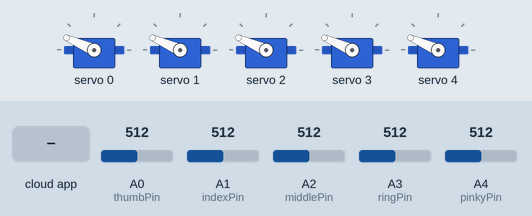
This sketch was run on a simulated Arduino Uno, built for the host (arithmetic inside an expression is 32-bit, double 64-bit). On the bench: 5 × servo. The inputs (shaded band) are chosen by the test bench; at power-on: A0 (thumbPin) = 512, A1 (indexPin) = 512, A2 (middlePin) = 512, A3 (ringPin) = 512, A4 (pinkyPin) = 512. WiFi joins after 1.5 s; servers stay silent unless stated; the ROS host is connected and sends only what is stated.

Above: at 4.1 s.
At 7.9 s:
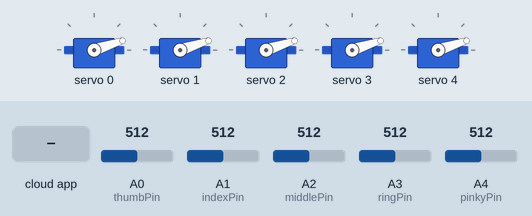
8.0 s: the phone or cloud app sets robot_hand_command to 0
At 8.92 s:
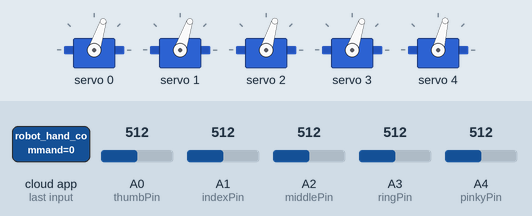
Timing chart, 0 to 11.2 s (numbered marks = the images above; inputs shaded):
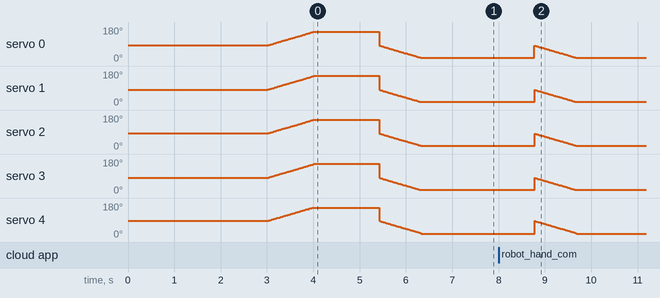

The sketch:

robot-hand-ros.ino
```cpp
/******************************************************************************
 * Robot Hand Ros
 *
 * Version 1.0
 * Date: 12/17/20
 * Author: Nikolai Tiong
 *
 * Robot Hand Ros is the sketch that runs on the Adafruit Feather M0 attached
 * to the robot hand. It has an Adafruit ethernet shield mounted on top and is
 * connected to an Adafruit PWM controller via the I2C ports. Analog pins 0-4
 * are connected to the servos controlling the fingers and are set to thumb,
 * index, middle, ring, pinky respectively. The ethernet shield uses SPI.
 *
 * This program is in 2 sections: controlling the servo motors and the ROS
 * nodes sending and receiving messages about the servos.
 * There are two ROS nodes, a subscriber - robot_hand_command which receives
 * messages from the Python script robot_hand_command.py. It receives a
 * message of the form "aaa bbb ccc ddd eee" which correspond to 3 digit
 * numbers for each finger. These numbers tell where to move the servos.
 * The current operating range is 150-440 where 150 is open and 440 is closed.
 * If the servos are replaced with different models, these numbers may change
 * or even be reversed.
 *
 * The second ROS node is a subscriber - robot_hand_position which constructs
 * a message out of the current position of each servo and sends it to the
 * Python script robot_hand_position.py.
 *
 * Controlling the servos is done by first making sure the values sent are
 * in the valid range: if a number is below 150, it will be set to 150, if
 * above 440, it's set to 440. Going beyond these values will probably damage
 * the servos.
 *
 * Once that is done the direction to move is calculated based on where the
 * servos are at currently. A positive value means that finger needs to open
 * while a negative closes the finger. This value is used to also determine
 * how many PWM pulses are needed to get to the destination. All 5 fingers are
 * moved in one loop to ensure all move at the same time. There is a delay()
 * in between each looping to control the speed of movement. Currently this is
 * fixed but should be modified in the future to allow the speed to be
 * controlled in ROS.
 *
 * Upon startup, the hand goes through a close and open routine.
 * The sketch doesn't use Serial output when connected to the power box on the
 * FANUC arm. There are commented out serial statements that can be used when
 * connecting the hand directly to a PC for diagnostics or development on this
 * sketch.
 *
 * How to use:
 *    Make sure the robot hand is powered on and connected to the network that
 *    the system running ROS is on - ping the IP address of the hand.
 *    Open a terminal window on the system running ROS
 *    Type "roscore"
 *    Open another terminal window and type:
 *       "rosrun rosserial_python serial_node.py tcp"
 *    Open another terminal window and navigate to the folder this script is in
 *    and type "python robot_hand_command.py"
 *    The topic robot_hand_command will be published and messages should appear
 *    on the rosrun window.
 *    Open another terminal window, navigate to the folder containing
 *    robot_hand_position.py and type "python robot_hand_position"
 *    The position of the fingers will be reported here after every command
 *    is finished processing movement.
 *
 * To Do:
 *    Modify the message so that a speed parameter can be sent for each finger.
 *    This will require modifying the finger movement loop as well.
 *
 *    Eliminate the repetitiveness of the program by writing a separate
 *    function for the movement and sending the finger pin and direction.
 *
 *****************************************************************************/


/* Hand Stuff
 *
 */
#include <Wire.h>
// Adafruit PWM Servo Library
#include <Adafruit_PWMServoDriver.h>
#include <SPI.h>
// Definitions and global variables
// Values for PWM
#define THUMB  0
#define INDEX  1
#define MIDDLE 2
#define RING   3
#define PINKY  4

// Creating the pwm object that will controll the speed of each robot finger later on
Adafruit_PWMServoDriver pwm = Adafruit_PWMServoDriver();

// analogRead() pins
int pinkyPin = A4;
int ringPin = A3;
int middlePin = A2;
int indexPin = A1;
int thumbPin = A0;
int currentThumbPos, currentIndexPos, currentMiddlePos, currentRingPos, currentPinkyPos;
int analogThumb, analogIndex, analogMiddle, analogRing, analogPinky;

// Change these to the calibrated values for each servo
double analogThumbMultiplier = 0.6;
int analogThumbShifter = -22;
double analogIndexMultiplier = 0.59;
int analogIndexShifter = -20;
double analogMiddleMultiplier = 0.6;
int analogMiddleShifter = -22;
double analogRingMultiplier = 0.59;
int analogRingShifter = -21;
double analogPinkyMultiplier = 0.61;
int analogPinkyShifter = -21;

// These are typical values for the servos to be in for open and closed
// They will need to be adjusted if a value doesn't open or close all the way
// Analog read
// 290 open
// 770 closed

// PWM driver values
// 150 open
// 450 closed
#define SERVOMIN  150                                                        // *This is the 'minimum' pulse length count (out of 4096)
#define SERVOMAX  440                                                        // *This is the 'maximum' pulse length count (out of 4096)
#define USMIN  600                                                           // *This is the rounded 'minimum' microsecond length based on the minimum pulse of 150
#define USMAX  2400                                                          // *This is the rounded 'maximum' microsecond length based on the maximum pulse of 600
#define SERVO_FREQ 50                                                        // *Analog servos run at ~50 Hz updates


 /* Ros Stuff
  *
  */
#include <Ethernet.h>


// To use the TCP version of rosserial_arduino
#define ROSSERIAL_ARDUINO_TCP

#include <ros.h>
#include <std_msgs/String.h>

// Set the shield settings
// The ethernet shield doesn't typically have a built-in MAC address so set it
// to whatever you want, as long as it doesn't share one with another device
// on the network.
byte mac[] = { 0xAA, 0xBB, 0xCC, 0xDD, 0xEE, 0xFF };
IPAddress ip(129, 101, 98, 241);

// Server IP address - ROS node
IPAddress server(129,101,98,243);
// Set the rosserial socket server port
const uint16_t serverPort = 11411;

ros::NodeHandle nh;
// Make a chatter publisher
std_msgs::String str_msg;
ros::Publisher chatter("robot_hand_position", &str_msg);

bool publishPosition = false;

void robotCommandParser(const std_msgs::String& msg)                                     // This function will parse the messages published to the /robot_hand_command topic and send any key commands on to the hand
{
  char newTransmission[21] = "";                                                          // create a new transmission string whenever a mew message comes in
  strncpy(newTransmission, msg.data, 21);                                                 // copy the incoming message data to this new string
  nh.loginfo("new message is:");                                                         // Serial monitor debugging must be formatted like this, Serial.print will not work when running rosserial
  nh.loginfo(msg.data);
  //Serial.println(msg.data);
  long int fingers[5];
  long int thumb, index, middle, ring, pinky;
  char * pEnd;
  fingers[0] = strtol (newTransmission, &pEnd, 10);
  fingers[1] = strtol (pEnd, &pEnd, 10);
  fingers[2] = strtol (pEnd, &pEnd, 10);
  fingers[3] = strtol (pEnd, &pEnd, 10);
  fingers[4] = strtol (pEnd, NULL, 10);
  // Set values out of movement range to maximum or minimum value
  for (int i = 0; i< 5; i++){
     if (fingers[i] > SERVOMAX){
        fingers[i] = SERVOMAX;
//        Serial.print("Changed ");
//        Serial.print(fingers[i]);
//        Serial.println(i);
     }
     else if (fingers[i] < SERVOMIN){
        fingers[i] = SERVOMIN;
//        Serial.print("Changed ");
//        Serial.print(fingers[i]);
//        Serial.println(i);
     }
  }

  currentThumbPos = analogRead(thumbPin)*analogThumbMultiplier+analogThumbShifter;
  int thumbTicks = currentThumbPos - fingers[0];
  currentIndexPos = analogRead(indexPin)*analogIndexMultiplier+analogIndexShifter;
  int indexTicks = currentIndexPos - fingers[1];
  currentMiddlePos = analogRead(middlePin)*analogMiddleMultiplier+analogMiddleShifter;
  int middleTicks = currentMiddlePos - fingers[2];
  currentRingPos = analogRead(ringPin)*analogRingMultiplier+analogRingShifter;
  int ringTicks = currentRingPos - fingers[3];
  currentPinkyPos = analogRead(pinkyPin)*analogPinkyMultiplier+analogPinkyShifter;
  int pinkyTicks = currentPinkyPos - fingers[4];
//  Serial.print("indexTicks ");
//  Serial.println(indexTicks);
  for (int pulselen = SERVOMAX; pulselen > SERVOMIN; pulselen--){
     // Thumb
     if (thumbTicks >0){
        int thumbMovement = fingers[0] + thumbTicks - 1;
        pwm.setPWM(THUMB, 0, thumbMovement);
        currentThumbPos = analogRead(thumbPin)*analogThumbMultiplier+analogThumbShifter;
        thumbTicks--;
     }
     else if (thumbTicks < 0){
        int thumbMovement = fingers[0] + thumbTicks + 1;
        pwm.setPWM(THUMB, 0, thumbMovement);
        currentThumbPos = analogRead(thumbPin)*analogThumbMultiplier+analogThumbShifter;
        thumbTicks++;
     }
     // Index Finger
     if (indexTicks >0){
        int indexMovement = fingers[1] + indexTicks - 1;
        pwm.setPWM(INDEX, 0, indexMovement);
        currentIndexPos = analogRead(indexPin)*analogIndexMultiplier+analogIndexShifter;
        indexTicks--;
     }
     else if (indexTicks < 0){
        int indexMovement = fingers[1] + indexTicks + 1;
        pwm.setPWM(INDEX, 0, indexMovement);
        currentIndexPos = analogRead(indexPin)*analogIndexMultiplier+analogIndexShifter;
        indexTicks++;
     }

     // Middle Finger
     if (middleTicks >0){
        int middleMovement = fingers[2] + middleTicks - 1;
        pwm.setPWM(MIDDLE, 0, middleMovement);
        currentMiddlePos = analogRead(middlePin)*analogMiddleMultiplier+analogMiddleShifter;
        middleTicks--;
     }
     else if (middleTicks < 0){
        int middleMovement = fingers[2] + middleTicks + 1;
        pwm.setPWM(MIDDLE, 0, middleMovement);
        currentMiddlePos = analogRead(middlePin)*analogMiddleMultiplier+analogMiddleShifter;
        middleTicks++;
     }
     // Ring Finger
     if (ringTicks >0){
        int ringMovement = fingers[3] + ringTicks - 1;
        pwm.setPWM(RING, 0, ringMovement);
        currentRingPos = analogRead(ringPin)*analogRingMultiplier+analogRingShifter;
        ringTicks--;
     }
     else if (ringTicks < 0){
        int ringMovement = fingers[3] + ringTicks + 1;
        pwm.setPWM(RING, 0, ringMovement);
        currentRingPos = analogRead(ringPin)*analogRingMultiplier+analogRingShifter;
        ringTicks++;
     }
     // Pinky Finger
     if (pinkyTicks >0){
        int pinkyMovement = fingers[4] + pinkyTicks - 1;
        pwm.setPWM(PINKY, 0, pinkyMovement);
        currentPinkyPos = analogRead(pinkyPin)*analogPinkyMultiplier+analogPinkyShifter;
        pinkyTicks--;
     }
     else if (pinkyTicks < 0){
        int pinkyMovement = fingers[4] + pinkyTicks + 1;
        pwm.setPWM(PINKY, 0, pinkyMovement);
        currentPinkyPos = analogRead(pinkyPin)*analogPinkyMultiplier+analogPinkyShifter;
        pinkyTicks++;
     }
     delay(3);
  }
  publishPosition = true;
}

// create a subscriber, that looks for messages on /robot_hand_command and
// processes them with the robotCommandParser function
ros::Subscriber<std_msgs::String> sub("robot_hand_command", &robotCommandParser);


void setup()
{
  // Disables the LoRa chip so that another SPI device can be used, like the Ethernet Featherwing
  //pinMode(8, INPUT_PULLUP);
  Ethernet.init(10);  // ESP32 with Adafruit Featherwing Ethernet
  // Use serial to monitor the process
  //Serial.begin(115200);

  // Connect the Ethernet
  Ethernet.begin(mac, ip);

  // Allow some time for the Ethernet Shield to be initialized
  delay(1000);
  //Serial.println("");
  //Serial.println("Ethernet connected");
  //Serial.println("IP address: ");
  //Serial.println(Ethernet.localIP());

  nh.getHardware()->setConnection(server, serverPort);
  //Serial.println("Connect to server");
  nh.initNode();
  //Serial.println("Init Node");
  nh.subscribe(sub);
  //Serial.println("Subscribed to Robot Hand Command");
  pwm.begin();                                                               // start the pwm
  //Serial.println("Begin PWM");
  pwm.setOscillatorFrequency(27000000);                                      // with the defaulted frequency
  pwm.setPWMFreq(SERVO_FREQ);                                                // *Analog servos run at ~50 Hz updates
  delay(1000);

  // Calculate the current position
  currentThumbPos = analogRead(thumbPin)*analogThumbMultiplier+analogThumbShifter;
  int thumbTicks = currentThumbPos - SERVOMAX;
  currentIndexPos = analogRead(indexPin)*analogIndexMultiplier+analogIndexShifter;
  int indexTicks = currentIndexPos - SERVOMAX;
  currentMiddlePos = analogRead(middlePin)*analogMiddleMultiplier+analogMiddleShifter;
  int middleTicks = currentMiddlePos - SERVOMAX;
  currentRingPos = analogRead(ringPin)*analogRingMultiplier+analogRingShifter;
  int ringTicks = currentRingPos - SERVOMAX;
  currentPinkyPos = analogRead(pinkyPin)*analogPinkyMultiplier+analogPinkyShifter;
  int pinkyTicks = currentPinkyPos - SERVOMAX;

  delay(1000);
  // Close all fingers
  for (uint16_t pulselen = SERVOMAX; pulselen > SERVOMIN; pulselen--)      // for each step in the servo range
  {
     if (thumbTicks <0){
        //Serial.println("close thumb");
        int movement = SERVOMAX + thumbTicks + 1;
        pwm.setPWM(THUMB, 0, movement);
        //Serial.print("thumb movement ");
        //Serial.print(movement);
        currentThumbPos = analogRead(thumbPin)*analogThumbMultiplier+analogThumbShifter;
        //Serial.print("currentPos ");
        //Serial.println(currentThumbPos);
        thumbTicks++;
     }
     if (indexTicks <0){
        //Serial.println("close index finger");
        int movement = SERVOMAX + indexTicks + 1;
        //Serial.print("index movement ");
        //Serial.print(movement);
        pwm.setPWM(INDEX, 0, movement);
        currentIndexPos = analogRead(indexPin)*analogIndexMultiplier+analogIndexShifter;
       // Serial.print(" currentPos ");
        //Serial.println(currentIndexPos);
        indexTicks++;
     }
     if (middleTicks <0){
       // Serial.println("close middle finger");
        int movement = SERVOMAX + middleTicks + 1;
        pwm.setPWM(MIDDLE, 0, movement);
        //Serial.print("middle movement ");
        //Serial.print(movement);
        currentMiddlePos = analogRead(middlePin)*analogMiddleMultiplier+analogMiddleShifter;
        //Serial.print("currentPos ");
        //Serial.println(currentMiddlePos);
        middleTicks++;
     }
     if (ringTicks <0){
        //Serial.println("close ring finger");
        int movement = SERVOMAX + ringTicks + 1;
        pwm.setPWM(RING, 0, movement);
       // Serial.print("ring movement ");
        //Serial.print(movement);
        currentRingPos = analogRead(ringPin)*analogRingMultiplier+analogRingShifter;
        //Serial.print("currentPos ");
        //Serial.println(currentRingPos);
        ringTicks++;
     }
     if (pinkyTicks <0){
        //Serial.println("close pinky finger");
        int movement = SERVOMAX + pinkyTicks + 1;
        pwm.setPWM(PINKY, 0, movement);
       // Serial.print("pinky movement ");
       // Serial.print(movement);
        currentPinkyPos = analogRead(pinkyPin)*analogPinkyMultiplier+analogPinkyShifter;
     //   Serial.print("currentPos ");
        //Serial.println(currentPinkyPos);
        pinkyTicks++;
     }
     delay(3);
  }
  delay(1000);                                                              // this delay adjusts the pause between fingers
  // Open all fingers
  indexTicks = currentIndexPos - SERVOMIN;
  ringTicks = currentRingPos - SERVOMIN;
  thumbTicks = currentThumbPos - SERVOMIN;
  middleTicks = currentMiddlePos - SERVOMIN;
  pinkyTicks = currentPinkyPos - SERVOMIN;
  for (uint16_t pulselen = SERVOMAX; pulselen > SERVOMIN; pulselen--)      // for each step in the servo range
  {
     if (thumbTicks > 0){
        //Serial.println("open thumb finger");
        int thumbMovement = SERVOMIN + thumbTicks - 1;
        pwm.setPWM(THUMB, 0, thumbMovement);
        currentThumbPos = analogRead(thumbPin)*analogThumbMultiplier+analogThumbShifter;
        //Serial.print("currentthumbPos ");
        //Serial.println(currentThumbPos);
        thumbTicks--;
     }
     if (indexTicks >0){
        //Serial.println("open index finger");
        int indexMovement = SERVOMIN + indexTicks - 1;
        //Serial.print("movement ");
       // Serial.print(indexMovement);
        pwm.setPWM(INDEX, 0, indexMovement);
        currentIndexPos = analogRead(indexPin)*analogIndexMultiplier+analogIndexShifter;
        //Serial.print(" currentindexPos ");
        //Serial.println(currentIndexPos);
        indexTicks--;
     }
     if (middleTicks > 0){
        //Serial.println("open middle finger");
        int middleMovement = SERVOMIN + middleTicks - 1;
        pwm.setPWM(MIDDLE, 0, middleMovement);
        currentMiddlePos = analogRead(middlePin)*analogMiddleMultiplier+analogMiddleShifter;
        //Serial.print("currentmiddlePos ");
        //Serial.println(currentMiddlePos);
        middleTicks--;
     }
     if (ringTicks >0){
        //Serial.println("open ring finger");
        int ringMovement = SERVOMIN + ringTicks - 1;
        pwm.setPWM(RING, 0, ringMovement);
        currentRingPos = analogRead(ringPin)*analogRingMultiplier+analogRingShifter;
       // Serial.print("currentringPos ");
        //Serial.println(currentRingPos);
        ringTicks--;
     }
     if (pinkyTicks >0){
        //Serial.println("open pinky finger");
        int pinkyMovement = SERVOMIN + pinkyTicks - 1;
        pwm.setPWM(PINKY, 0, pinkyMovement);
        currentPinkyPos = analogRead(pinkyPin)*analogPinkyMultiplier+analogPinkyShifter;
        //Serial.print("currentpinkyPos ");
        //Serial.println(currentPinkyPos);
        pinkyTicks--;
     }
     delay(3);
  }
  // Advertise robot_hand_position
  nh.advertise(chatter);
}

void loop()
{
  // Converts the integer values into a string format usable by the ROS
  // Publisher. There's got to be a better way of doing this.
  if (publishPosition){
     char handPosition[21] = "";
     char thumbPos[3] = "";
     char indexPos[3] = "";
     char middlePos[3] = "";
     char ringPos[3] = "";
     char pinkyPos[3] = "";
     itoa(currentThumbPos,thumbPos,10);
     itoa(currentIndexPos,indexPos,10);
     itoa(currentMiddlePos,middlePos,10);
     itoa(currentRingPos,ringPos,10);
     itoa(currentPinkyPos,pinkyPos,10);
     strcat(handPosition,thumbPos);
     strcat(handPosition," ");
     strcat(handPosition,indexPos);
     strcat(handPosition," ");
     strcat(handPosition,middlePos);
     strcat(handPosition," ");
     strcat(handPosition,ringPos);
     strcat(handPosition," ");
     strcat(handPosition,pinkyPos);
     str_msg.data = (const char*)handPosition;
     chatter.publish( &str_msg );
     publishPosition = false;
  }
  nh.spinOnce();
  delay(1000);
}
```
